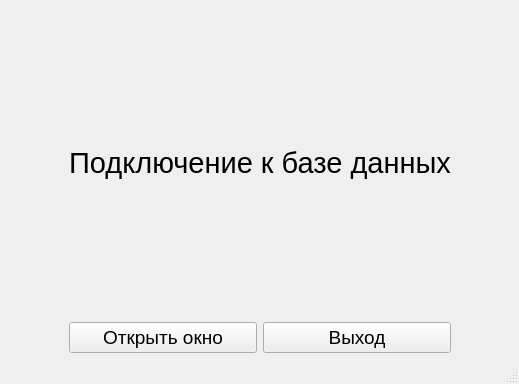
<?xml version="1.0" encoding="UTF-8"?>
<ui version="4.0">
 <class>MainWindow</class>
 <widget class="QMainWindow" name="MainWindow">
  <property name="geometry">
   <rect>
    <x>0</x>
    <y>0</y>
    <width>519</width>
    <height>384</height>
   </rect>
  </property>
  <property name="windowTitle">
   <string>MainWindow</string>
  </property>
  <widget class="QWidget" name="centralwidget">
   <layout class="QHBoxLayout" name="horizontalLayout">
    <item>
     <spacer name="horizontalSpacer">
      <property name="orientation">
       <enum>Qt::Horizontal</enum>
      </property>
      <property name="sizeHint" stdset="0">
       <size>
        <width>40</width>
        <height>20</height>
       </size>
      </property>
     </spacer>
    </item>
    <item>
     <layout class="QGridLayout" name="gridLayout">
      <item row="1" column="0">
       <widget class="QPushButton" name="pb_openWindow">
        <property name="font">
         <font>
          <pointsize>14</pointsize>
         </font>
        </property>
        <property name="text">
         <string>Открыть окно</string>
        </property>
       </widget>
      </item>
      <item row="0" column="0" colspan="2">
       <widget class="QLabel" name="lb_title">
        <property name="font">
         <font>
          <family>Ubuntu</family>
          <pointsize>22</pointsize>
         </font>
        </property>
        <property name="text">
         <string>Подключение к базе данных</string>
        </property>
        <property name="alignment">
         <set>Qt::AlignCenter</set>
        </property>
       </widget>
      </item>
      <item row="1" column="1">
       <widget class="QPushButton" name="pb_exit">
        <property name="font">
         <font>
          <pointsize>14</pointsize>
         </font>
        </property>
        <property name="text">
         <string>Выход</string>
        </property>
       </widget>
      </item>
     </layout>
    </item>
    <item>
     <spacer name="horizontalSpacer_2">
      <property name="orientation">
       <enum>Qt::Horizontal</enum>
      </property>
      <property name="sizeHint" stdset="0">
       <size>
        <width>40</width>
        <height>20</height>
       </size>
      </property>
     </spacer>
    </item>
   </layout>
  </widget>
  <widget class="QMenuBar" name="menubar">
   <property name="geometry">
    <rect>
     <x>0</x>
     <y>0</y>
     <width>519</width>
     <height>23</height>
    </rect>
   </property>
  </widget>
  <widget class="QStatusBar" name="statusbar"/>
 </widget>
 <resources/>
 <connections>
  <connection>
   <sender>pb_exit</sender>
   <signal>clicked()</signal>
   <receiver>MainWindow</receiver>
   <slot>close()</slot>
   <hints>
    <hint type="sourcelabel">
     <x>348</x>
     <y>253</y>
    </hint>
    <hint type="destinationlabel">
     <x>250</x>
     <y>150</y>
    </hint>
   </hints>
  </connection>
 </connections>
</ui>
